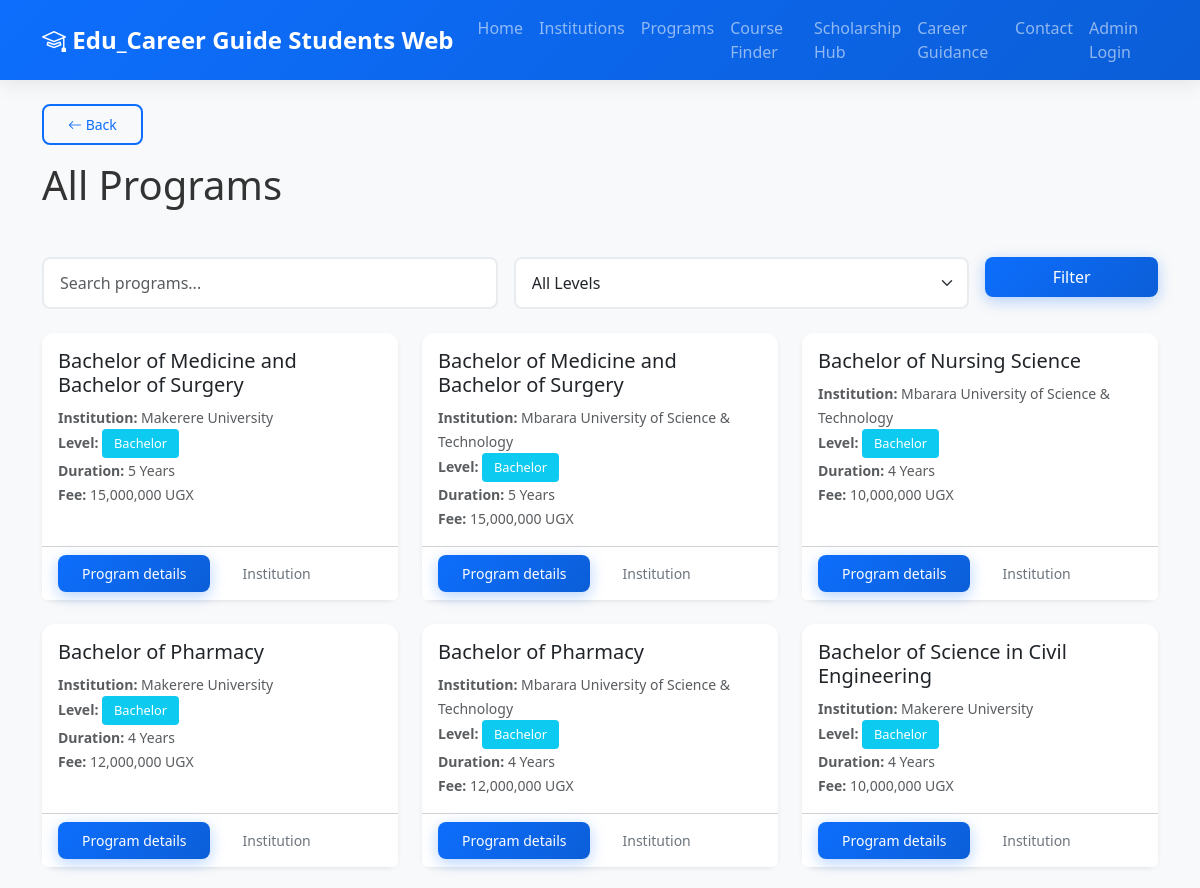
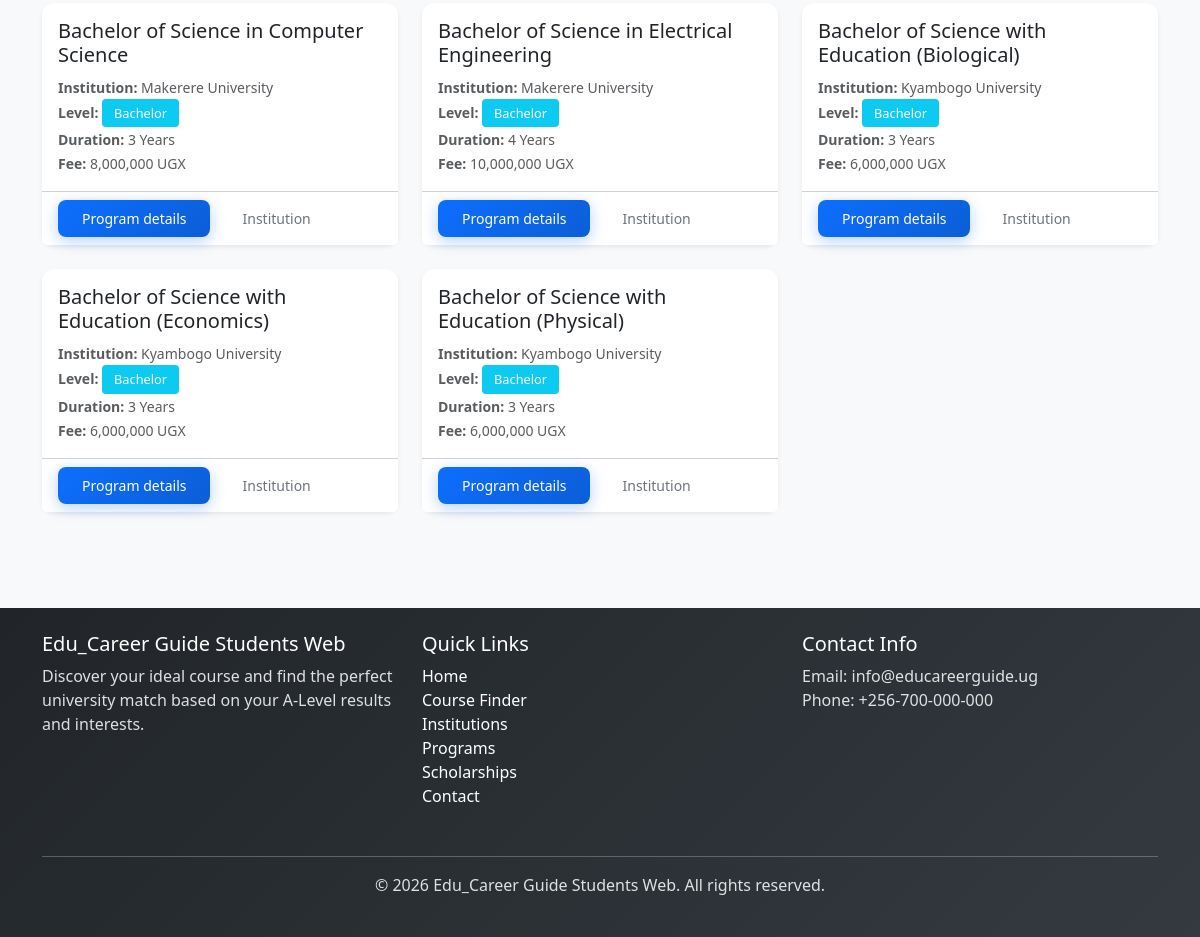
Screenshot of /programs.php with the database file from the repository (2 pictures, top to bottom).
### tables this page shows
CREATE TABLE `programs` (
  `id` INT AUTO_INCREMENT PRIMARY KEY,
  `institution_id` INT NOT NULL,
  `program_code` VARCHAR(10),
  `level` ENUM('Certificate', 'Diploma', 'Bachelor', 'Master', 'PhD') NOT NULL,
  `name` VARCHAR(150) NOT NULL,
  `duration` VARCHAR(50),
  `duration_years` INT,
  `fee_estimate` VARCHAR(100),
  `cutoff_info` TEXT COMMENT 'Entry-level cut-off points',
  `description` TEXT,
  `faculty` VARCHAR(100),
  `essential_subjects` TEXT,
  `relevant_subjects` TEXT,
  `desirable_subjects` TEXT,
  `cutoff_points_2023` DECIMAL(5,2),
  `cutoff_points_2022` DECIMAL(5,2),
  `cutoff_points_2021` DECIMAL(5,2),
  `sponsorship_type` ENUM('Government', 'Private', 'Both') DEFAULT 'Both',
  `application_fee` DECIMAL(10,2),
  `created_at` TIMESTAMP DEFAULT CURRENT_TIMESTAMP,
  `updated_at` TIMESTAMP DEFAULT CURRENT_TIMESTAMP ON UPDATE CURRENT_TIMESTAMP,
  FOREIGN KEY (`institution_id`) REFERENCES `institutions`(`id`) ON DELETE CASCADE,
  INDEX `idx_institution` (`institution_id`),
  INDEX `idx_level` (`level`),
  INDEX `idx_code` (`program_code`),
  INDEX `idx_faculty` (`faculty`)
);

CREATE TABLE `institutions` (
  `id` INT AUTO_INCREMENT PRIMARY KEY,
  `name` VARCHAR(150) NOT NULL,
  `short_name` VARCHAR(20),
  `short_description` TEXT,
  `address` VARCHAR(255),
  `region` VARCHAR(100),
  `logo_path` VARCHAR(255),
  `contact_email` VARCHAR(100),
  `phone` VARCHAR(20),
  `website` VARCHAR(255),
  `university_type` ENUM('Public', 'Private') DEFAULT 'Public',
  `established_year` YEAR,
  `student_capacity` INT,
  `application_deadline` DATE,
  `created_at` TIMESTAMP DEFAULT CURRENT_TIMESTAMP,
  `updated_at` TIMESTAMP DEFAULT CURRENT_TIMESTAMP ON UPDATE CURRENT_TIMESTAMP,
  INDEX `idx_region` (`region`),
  INDEX `idx_name` (`name`),
  INDEX `idx_type` (`university_type`)
);

### includes/Sanitizer.php (called while the page is built, shortened)
<?php
class Sanitizer {
    public static function escape($output) {
        return htmlspecialchars($output, ENT_QUOTES, 'UTF-8');
    }
}
?>

### includes/Database.php (called while the page is built, shortened)
<?php
class Database {
    private $pdo;
    private static $instance = null;
    private function __construct() {
        $port = defined('DB_PORT') ? DB_PORT : '3306';
        $dsn = sprintf(
            'mysql:host=%s;port=%s;dbname=%s;charset=utf8mb4',
            DB_HOST,
            $port,
            DB_NAME
        );
        $opts = [
            PDO::ATTR_ERRMODE => PDO::ERRMODE_EXCEPTION,
            PDO::ATTR_DEFAULT_FETCH_MODE => PDO::FETCH_ASSOC,
            PDO::ATTR_EMULATE_PREPARES => false,
        ];
        try {
            $this->pdo = new PDO($dsn, DB_USER, DB_PASS, $opts);
        } catch (PDOException $e) {
            error_log('Database connection failed: ' . $e->getMessage());
            if (class_exists('Config') && Config::isDevelopment()) {
                die('Database connection failed: ' . htmlspecialchars($e->getMessage()));
            }
            die('Database connection failed. Please try again later.');
        }
    }
    public static function getInstance() {
        if (self::$instance === null) {
            self::$instance = new self();
        }
        return self::$instance;
    }
    public function execute($query, $params = []) {
        try {
            $stmt = $this->pdo->prepare($query);
            $stmt->execute($params);
            return $stmt;
        } catch (PDOException $e) {
            error_log('Database Error: ' . $e->getMessage());
            $this->lastStatement = null;
            return false;
        }
    }
    public function fetchAll($query, $params = []) {
        $stmt = $this->execute($query, $params);
        return $stmt->fetchAll();
    }
}

### includes/Program.php (called while the page is built, shortened)
<?php
class Program {
    private $db;
    public function __construct() {
        $this->db = Database::getInstance();
    }
    public function getAll() {
        return $this->db->fetchAll(
            'SELECT p.*, i.name AS institution_name FROM programs p
             INNER JOIN institutions i ON p.institution_id = i.id
             ORDER BY p.name ASC'
        );
    }
}

### programs.php (the view, shortened to what this page needs)
<?php
require_once __DIR__ . '/includes/header.php';
$program = new Program();
$level = isset($_GET['level']) ? trim($_GET['level']) : '';
$search = isset($_GET['search']) ? trim($_GET['search']) : '';
$institution_id = isset($_GET['institution_id']) ? (int) $_GET['institution_id'] : 0;
if ($search !== '') {
    $programs = $program->search($search);
} elseif ($institution_id > 0) {
    $programs = $program->getByInstitution($institution_id);
} elseif ($level !== '') {
    $programs = $program->getByLevel($level);
} else {
    $programs = $program->getAll();
}
?>
<div class="container">
    <div class="row mb-4">
        <div class="col-12">
            <h1 class="mb-4">All Programs</h1>
        </div>
    </div>
    <div class="row mb-4">
        <div class="col-12">
            <form method="GET" class="row g-3">
                <div class="col-md-5">
                    <input type="text" class="form-control" name="search" placeholder="Search programs..." value="<?php echo Sanitizer::escape($search); ?>">
                </div>
                <div class="col-md-5">
                    <select class="form-select" name="level">
                        <option value="">All Levels</option>
                    </select>
                </div>
                <div class="col-md-2">
                    <button type="submit" class="btn btn-primary w-100">Filter</button>
                </div>
            </form>
        </div>
    </div>
    <div class="row">
        <?php if (empty($programs)): ?>
        <div class="col-12">
            <div class="alert alert-info">No programs found. Try adjusting your search criteria.</div>
        </div>
        <?php else: ?>
            <?php foreach ($programs as $prog): ?>
            <div class="col-md-6 col-lg-4 mb-4">
                <div class="card h-100 shadow-sm">
                    <div class="card-body">
                        <h5 class="card-title"><?php echo Sanitizer::escape($prog['name']); ?></h5>
                        <p class="card-text">
                            <small class="text-muted">
                                <strong>Institution:</strong> <?php echo Sanitizer::escape($prog['institution_name'] ?? ''); ?><br>
                                <strong>Level:</strong> <span class="badge bg-info"><?php echo Sanitizer::escape($prog['level']); ?></span><br>
                                <strong>Duration:</strong> <?php echo Sanitizer::escape($prog['duration'] ?? ''); ?><br>
                                <strong>Fee:</strong> <?php echo Sanitizer::escape($prog['fee_estimate'] ?? ''); ?>
                            </small>
                        </p>
                    </div>
                    <div class="card-footer bg-white d-flex gap-2 flex-wrap">
                        <a href="program-detail.php?id=<?php echo (int) $prog['id']; ?>" class="btn btn-sm btn-primary">Program details</a>
                        <a href="institution-detail.php?id=<?php echo (int) $prog['institution_id']; ?>" class="btn btn-sm btn-outline-secondary">Institution</a>
                    </div>
                </div>
            </div>
            <?php endforeach; ?>
        <?php endif; ?>
    </div>
</div>
<?php require_once __DIR__ . '/includes/footer.php'; ?>

### assets/css/style.css (style rules this page uses)
:root { --primary-color: #0d6efd; --secondary-color: #6c757d; --success-color: #198754; --danger-color: #dc3545; --warning-color: #ffc107; --info-color: #0dcaf0; }
* { margin: 0; padding: 0; box-sizing: border-box; }
body { font-family: "Segoe UI", Tahoma, Geneva, Verdana, sans-serif; background-color: #f8f9fa; color: #333; }
.card { border: none; border-radius: 8px; transition: transform 0.3s ease, box-shadow 0.3s ease; }
.btn { border-radius: 6px; font-weight: 500; transition: all 0.3s ease; }
.btn-primary { background-color: var(--primary-color); border-color: var(--primary-color); }
.form-control, .form-select { border-radius: 6px; border: 1px solid #dee2e6; transition: border-color 0.3s ease, box-shadow 0.3s ease; }
.card { border: none; border-radius: 12px; transition: all 0.3s ease; box-shadow: 0 2px 10px rgba(0, 0, 0, 0.08); }
.btn { border-radius: 8px; font-weight: 500; padding: 0.5rem 1.5rem; transition: all 0.3s ease; border: none; }
.btn-primary { background: linear-gradient(135deg, #0d6efd 0%, #0b5ed7 100%); box-shadow: 0 4px 15px rgba(13, 110, 253, 0.3); }
.form-control, .form-select { border-radius: 8px; border: 2px solid #e9ecef; padding: 0.75rem 1rem; transition: all 0.3s ease; }
.badge { padding: 0.5rem 1rem; border-radius: 20px; font-weight: 500; font-size: 0.8rem; }
.badge { padding: 0.5rem 0.75rem; border-radius: 4px; font-weight: 500; }
.text-muted { color: #6c757d; }
.shadow-sm { box-shadow: 0 0.125rem 0.25rem rgba(0, 0, 0, 0.075); }

### rows the page displays
programs: name "Bachelor of Medicine and Bachelor of Surgery", institution.name "Makerere University", level "Bachelor", duration "5 Years", fee_estimate "15,000,000 UGX"
programs: name "Bachelor of Medicine and Bachelor of Surgery", institution.name "Mbarara University of Science & Technology", level "Bachelor", duration "5 Years", fee_estimate "15,000,000 UGX"
programs: name "Bachelor of Nursing Science", institution.name "Mbarara University of Science & Technology", level "Bachelor", duration "4 Years", fee_estimate "10,000,000 UGX"
programs: name "Bachelor of Pharmacy", institution.name "Makerere University", level "Bachelor", duration "4 Years", fee_estimate "12,000,000 UGX"
programs: name "Bachelor of Pharmacy", institution.name "Mbarara University of Science & Technology", level "Bachelor", duration "4 Years", fee_estimate "12,000,000 UGX"
programs: name "Bachelor of Science in Civil Engineering", institution.name "Makerere University", level "Bachelor", duration "4 Years", fee_estimate "10,000,000 UGX"
programs: name "Bachelor of Science in Computer Science", institution.name "Makerere University", level "Bachelor", duration "3 Years", fee_estimate "8,000,000 UGX"
programs: name "Bachelor of Science in Electrical Engineering", institution.name "Makerere University", level "Bachelor", duration "4 Years", fee_estimate "10,000,000 UGX"
programs: name "Bachelor of Science with Education (Biological)", institution.name "Kyambogo University", level "Bachelor", duration "3 Years", fee_estimate "6,000,000 UGX"
programs: name "Bachelor of Science with Education (Economics)", institution.name "Kyambogo University", level "Bachelor", duration "3 Years", fee_estimate "6,000,000 UGX"
programs: name "Bachelor of Science with Education (Physical)", institution.name "Kyambogo University", level "Bachelor", duration "3 Years", fee_estimate "6,000,000 UGX"

### other values shown
APP_NAME "Edu_Career Guide Students Web"
